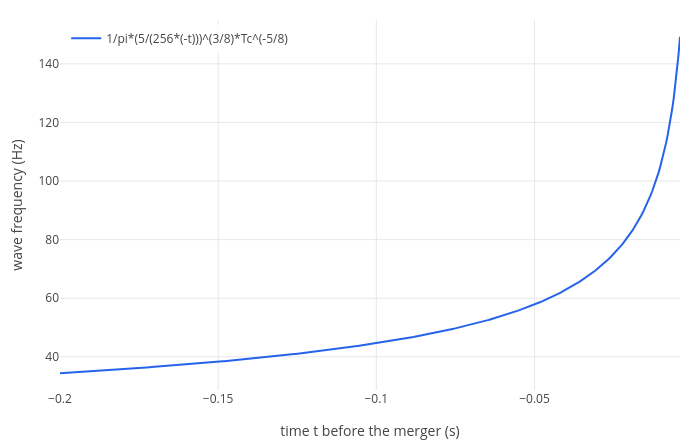

Here is the notebook cell this chart was saved with:
### Markdown cell above
A change of about one thousandth of a proton radius [4]. LIGO reaches this by bouncing the light back and forth hundreds of
times, using about 100 kW of circulating laser power during the first observing run [5], and isolating the mirrors from
ground vibrations.

## 4. The chirp

Two black holes in orbit lose energy to gravitational waves, so they spiral together, orbiting ever faster. The wave
frequency rises as the merger approaches, a *chirp*. To leading order, a time $\tau$ before the merger the frequency is [6]

$$f = \frac{1}{\pi}\left(\frac{5}{256\,\tau}\right)^{3/8}\left(\frac{G\mathcal M}{c^3}\right)^{-5/8}$$

where $\mathcal M$ is the *chirp mass*. For the first detection, GW150914, $\mathcal M \approx 28$ solar masses [7], so
$G\mathcal M/c^3 = 28 \times 4.925\,\mu\text{s}$. The frequency during the last 0.2 seconds (time $t = -\tau$):

### Code cell
Tc = 28*4.925e-6;
labels(plot(1/pi*(5/(256*(-t)))^(3/8)*Tc^(-5/8), t, -0.2, -0.004), "time t before the merger (s)", "wave frequency (Hz)")

### Figure 1 — Plotly figure (JSON) as saved in the notebook; plotly's stock layout.template omitted (floating-point values rounded to 4 significant figures; data arrays with more than 128 entries replaced by an {"elided": "..."} marker saying what was removed)
{"data": [{"line": {"color": "#2563eb", "width": 2}, "mode": "lines", "name": "1/pi*(5/(256*(-t)))^(3/8)*Tc^(-5/8)", "type": "scatter", "x": {"elided": "402 float values"}, "y": {"elided": "402 float values"}}], "layout": {"height": 440, "legend": {"bgcolor": "rgba(255,255,255,0.8)", "x": 0.01, "xanchor": "left", "y": 0.99, "yanchor": "top"}, "margin": {"b": 50, "l": 60, "r": 20, "t": 20}, "showlegend": true, "title": {"text": ""}, "width": 700, "xaxis": {"title": {"text": "time t before the merger (s)"}, "zeroline": true}, "yaxis": {"range": [28.67, 155.0], "title": {"text": "wave frequency (Hz)"}, "zeroline": true}}}
